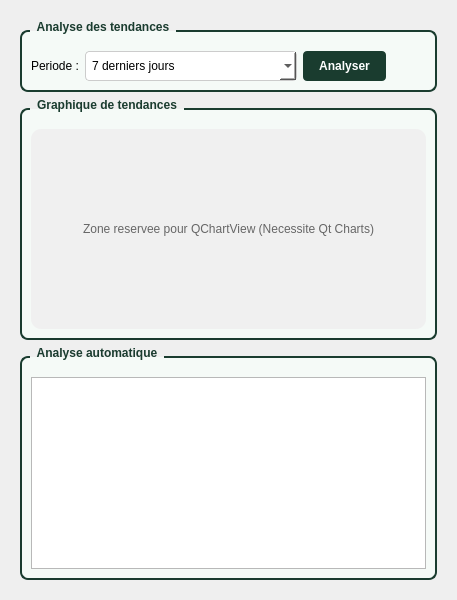
      <widget class="QWidget" name="tabTendances">
       <attribute name="title">
        <string>Tendances</string>
       </attribute>
       <layout class="QVBoxLayout" name="verticalLayout_10">
        <property name="leftMargin">
         <number>20</number>
        </property>
        <property name="topMargin">
         <number>20</number>
        </property>
        <property name="rightMargin">
         <number>20</number>
        </property>
        <property name="bottomMargin">
         <number>20</number>
        </property>
        <item>
         <widget class="QGroupBox" name="groupOptionsTendances">
          <property name="styleSheet">
           <string notr="true">QGroupBox {
    font-weight: bold;
    border: 2px solid #1A3C2F;
    border-radius: 8px;
    margin-top: 10px;
    padding-top: 10px;
    background-color: #F5FAF7;
}
QGroupBox::title {
    subcontrol-origin: margin;
    left: 10px;
    padding: 0 5px;
    color: #1A3C2F;
}</string>
          </property>
          <property name="title">
           <string>Analyse des tendances</string>
          </property>
          <layout class="QHBoxLayout" name="layoutOptionsTendances">
           <item>
            <widget class="QLabel" name="labelPeriode">
             <property name="text">
              <string>Periode :</string>
             </property>
            </widget>
           </item>
           <item>
            <widget class="QComboBox" name="comboPeriode">
             <property name="styleSheet">
              <string notr="true">QComboBox {
    border: 1px solid #ccc;
    border-radius: 4px;
    padding: 6px;
    background: white;
    min-width: 180px;
}</string>
             </property>
             <item>
              <property name="text">
               <string>7 derniers jours</string>
              </property>
             </item>
             <item>
              <property name="text">
               <string>30 derniers jours</string>
              </property>
             </item>
             <item>
              <property name="text">
               <string>3 derniers mois</string>
              </property>
             </item>
             <item>
              <property name="text">
               <string>Cette annee</string>
              </property>
             </item>
            </widget>
           </item>
           <item>
            <widget class="QPushButton" name="btnAnalyserTendances">
             <property name="styleSheet">
              <string notr="true">QPushButton {
    background-color: #1A3C2F;
    color: white;
    border: none;
    padding: 8px 16px;
    border-radius: 4px;
    font-weight: bold;
}
QPushButton:hover {
    background-color: #234D3D;
}</string>
             </property>
             <property name="text">
              <string>Analyser</string>
             </property>
            </widget>
           </item>
           <item>
            <spacer name="horizontalSpacer_8">
             <property name="orientation">
              <enum>Qt::Orientation::Horizontal</enum>
             </property>
             <property name="sizeHint" stdset="0">
              <size>
               <width>40</width>
               <height>20</height>
              </size>
             </property>
            </spacer>
           </item>
          </layout>
         </widget>
        </item>
        <item>
         <widget class="QGroupBox" name="groupGraphique">
          <property name="styleSheet">
           <string notr="true">QGroupBox {
    font-weight: bold;
    border: 2px solid #1A3C2F;
    border-radius: 8px;
    margin-top: 10px;
    padding-top: 10px;
    background-color: #F5FAF7;
}
QGroupBox::title {
    subcontrol-origin: margin;
    left: 10px;
    padding: 0 5px;
    color: #1A3C2F;
}</string>
          </property>
          <property name="title">
           <string>Graphique de tendances</string>
          </property>
          <layout class="QVBoxLayout" name="layoutGraphique">
           <item>
            <widget class="QLabel" name="labelPlaceholderChart">
             <property name="minimumSize">
              <size>
               <width>0</width>
               <height>200</height>
              </size>
             </property>
             <property name="styleSheet">
              <string notr="true">background: #f0f0f0; padding: 50px; border-radius: 10px; color: #666;</string>
             </property>
             <property name="text">
              <string>Zone reservee pour QChartView (Necessite Qt Charts)</string>
             </property>
             <property name="alignment">
              <set>Qt::AlignmentFlag::AlignCenter</set>
             </property>
            </widget>
           </item>
          </layout>
         </widget>
        </item>
        <item>
         <widget class="QGroupBox" name="groupAnalyseAuto">
          <property name="styleSheet">
           <string notr="true">QGroupBox {
    font-weight: bold;
    border: 2px solid #1A3C2F;
    border-radius: 8px;
    margin-top: 10px;
    padding-top: 10px;
    background-color: #F5FAF7;
}
QGroupBox::title {
    subcontrol-origin: margin;
    left: 10px;
    padding: 0 5px;
    color: #1A3C2F;
}</string>
          </property>
          <property name="title">
           <string>Analyse automatique</string>
          </property>
          <layout class="QVBoxLayout" name="layoutAnalyseAuto">
           <item>
            <widget class="QTextEdit" name="textAnalyseTendances">
             <property name="readOnly">
              <bool>true</bool>
             </property>
            </widget>
           </item>
          </layout>
         </widget>
        </item>
       </layout>
      </widget>
